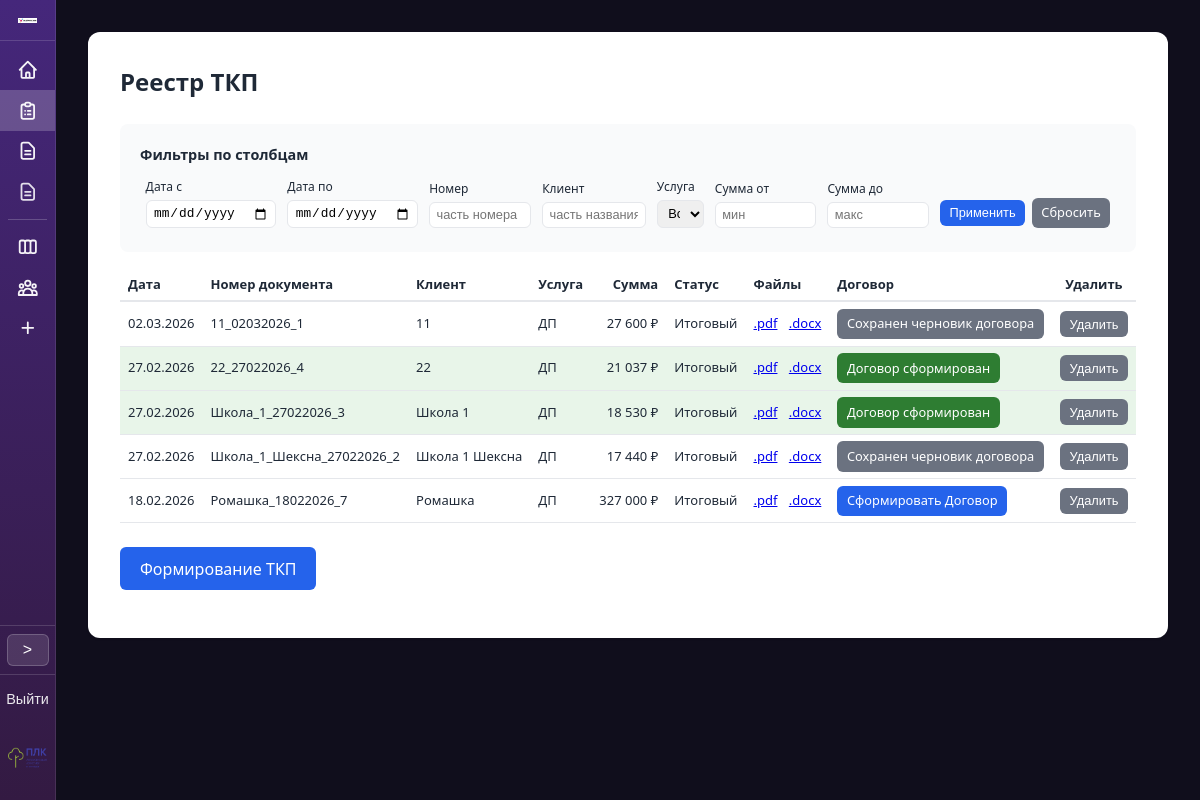
Screenshot of /table/ (signed in) with the database file from the repository.
### proposals/models.py (models this page shows, shortened)
class TKPRecord(models.Model):
    STATUS_DRAFT = 'draft'
    STATUS_FINAL = 'final'
    STATUS_CHOICES = [
        (STATUS_DRAFT, 'Черновик'),
        (STATUS_FINAL, 'Итоговый'),
    ]
    date = models.DateField('Дата')
    number = models.CharField('Номер документа', max_length=150, unique=True)
    client = models.CharField('Клиент', max_length=255, blank=True)
    service = models.CharField('Услуга', max_length=255)
    sum_total = models.DecimalField('Сумма', max_digits=15, decimal_places=2, default=0)
    room = models.TextField('Параметры объекта / помещение', blank=True)
    s = models.CharField('Площадь / количество', max_length=100, blank=True)
    text = models.TextField('Произвольный текст из ТКП', blank=True)
    status = models.CharField(
        'Статус',
        max_length=20,
        choices=STATUS_CHOICES,
        default=STATUS_FINAL,
    )
    notes = models.TextField('Заметки по сделке', blank=True, default='')
    created_at = models.DateTimeField('Создано', auto_now_add=True)
    class Meta:
        verbose_name = 'Запись ТКП'
        verbose_name_plural = 'Записи ТКП'
        ordering = ['-created_at']

### proposals/views.py (the view, shortened to what this page needs)
# urls.py: path('table/', views.table_view, name='table'),
@login_required
@require_http_methods(['GET', 'POST'])
def table_view(request):
    records = TKPRecord.objects.all()
    date_from = request.GET.get('date_from', '').strip()
    date_to = request.GET.get('date_to', '').strip()
    number = request.GET.get('number', '').strip()
    client = request.GET.get('client', '').strip()
    service = request.GET.get('service', '').strip()
    sum_min = request.GET.get('sum_min', '').strip()
    sum_max = request.GET.get('sum_max', '').strip()
    if date_from:
        try:
            d = datetime.strptime(date_from, '%Y-%m-%d').date()
            records = records.filter(date__gte=d)
        except ValueError:
            pass
    if date_to:
        try:
            d = datetime.strptime(date_to, '%Y-%m-%d').date()
            records = records.filter(date__lte=d)
        except ValueError:
            pass
    if number:
        records = records.filter(number__icontains=number)
    if client:
        records = records.filter(client__icontains=client)
    if service:
        records = records.filter(service=service)
    if sum_min:
        try:
            records = records.filter(sum_total__gte=Decimal(sum_min.replace(',', '.')))
        except (ValueError, Exception):
            pass
    if sum_max:
        try:
            records = records.filter(sum_total__lte=Decimal(sum_max.replace(',', '.')))
        except (ValueError, Exception):
            pass
    services = list(TKPRecord.objects.values_list('service', flat=True).distinct().order_by('service'))
    contract_template_by_service = SERVICE_TO_CONTRACT_TEMPLATE
    contract_by_tkp = {
        c.tkp_id: c
        for c in ContractRecord.objects.filter(
            status=ContractRecord.STATUS_FINAL, tkp__isnull=False
        ).select_related('tkp')
    }
    contract_draft_by_tkp = {
        c.tkp_id: c
        for c in ContractRecord.objects.filter(
            status=ContractRecord.STATUS_DRAFT, tkp__isnull=False
        ).select_related('tkp')
    }
    context = {
        'records': records,
        'filters': {
            'date_from': date_from,
            'date_to': date_to,
            'number': number,
            'client': client,
            'service': service,
            'sum_min': sum_min,
            'sum_max': sum_max,
        },
        'services_list': services,
        'contract_template_by_service': contract_template_by_service,
        'contract_by_tkp': contract_by_tkp,
        'contract_draft_by_tkp': contract_draft_by_tkp,
    }
    return render(request, 'proposals/table.html', context)

### proposals/templatetags/proposal_filters.py (called while the page is built)
@register.filter
def get_item(d, key):
    if d is None:
        return None
    return d.get(key) if hasattr(d, 'get') else None

@register.filter
def format_price(value):
    if value is None:
        return ''
    try:
        s = str(int(value))
    except (ValueError, TypeError):
        return str(value)
    n = len(s)
    if n <= 3:
        return s
    r = n % 3 or 3
    result = s[:r]
    for i in range(r, n, 3):
        result += ' ' + s[i:i + 3]
    return result

### proposals/templates/proposals/table.html (shortened to what this page needs)
{% extends "proposals/base.html" %}
{% load proposal_filters %}
{% block container_extra_class %}container--wide{% endblock %}
{% block content %}
<div style="overflow-x: auto;">
<h1>Реестр ТКП</h1>
<form method="get" action="{% url 'proposals:table' %}" class="summary" style="margin-bottom: 1rem;">
    <p style="margin: 0 0 0.5rem; font-weight: 600; font-size: 0.9rem;">Фильтры по столбцам</p>
    <table class="table-filters" style="width: 100%; border-collapse: collapse; font-size: 0.8rem;">
        <tr>
            <td style="padding: 0.25rem 0.35rem; vertical-align: bottom;">
                <label for="id_date_from" style="font-size: 0.75rem;">Дата с</label>
                <input type="date" name="date_from" id="id_date_from" value="{{ filters.date_from }}" style="margin: 0; padding: 0.3rem 0.4rem; font-size: 0.8rem;">
            </td>
            <td style="padding: 0.25rem 0.35rem; vertical-align: bottom;">
                <label for="id_date_to" style="font-size: 0.75rem;">Дата по</label>
                <input type="date" name="date_to" id="id_date_to" value="{{ filters.date_to }}" style="margin: 0; padding: 0.3rem 0.4rem; font-size: 0.8rem;">
            </td>
            <td style="padding: 0.25rem 0.35rem; vertical-align: bottom;">
                <label for="id_number" style="font-size: 0.75rem;">Номер</label>
                <input type="text" name="number" id="id_number" value="{{ filters.number }}" placeholder="часть номера" style="margin: 0; padding: 0.3rem 0.4rem; font-size: 0.8rem; width: 100%;">
            </td>
            <td style="padding: 0.25rem 0.35rem; vertical-align: bottom;">
                <label for="id_client" style="font-size: 0.75rem;">Клиент</label>
                <input type="text" name="client" id="id_client" value="{{ filters.client }}" placeholder="часть названия" style="margin: 0; padding: 0.3rem 0.4rem; font-size: 0.8rem; width: 100%;">
            </td>
            <td style="padding: 0.25rem 0.35rem; vertical-align: bottom;">
                <label for="id_service" style="font-size: 0.75rem;">Услуга</label>
                <select name="service" id="id_service" style="margin: 0; padding: 0.3rem 0.4rem; font-size: 0.8rem; width: 100%;">
                    <option value="">Все</option>
                </select>
            </td>
            <td style="padding: 0.25rem 0.35rem; vertical-align: bottom;">
                <label for="id_sum_min" style="font-size: 0.75rem;">Сумма от</label>
                <input type="text" name="sum_min" id="id_sum_min" value="{{ filters.sum_min }}" placeholder="мин" style="margin: 0; padding: 0.3rem 0.4rem; font-size: 0.8rem; width: 100%;">
            </td>
            <td style="padding: 0.25rem 0.35rem; vertical-align: bottom;">
                <label for="id_sum_max" style="font-size: 0.75rem;">Сумма до</label>
                <input type="text" name="sum_max" id="id_sum_max" value="{{ filters.sum_max }}" placeholder="макс" style="margin: 0; padding: 0.3rem 0.4rem; font-size: 0.8rem; width: 100%;">
            </td>
            <td style="padding: 0.25rem 0.35rem; vertical-align: bottom; white-space: nowrap;">
                <button type="submit" class="btn btn-sm">Применить</button>
                <a href="{% url 'proposals:table' %}" class="btn btn-secondary btn-sm" style="margin-left: 0.2rem;">Сбросить</a>
            </td>
        </tr>
    </table>
</form>
<table class="table-tkp-list" style="width: 100%; border-collapse: collapse; margin-top: 1rem; font-size: 0.8125rem;">
    <thead>
        <tr style="border-bottom: 2px solid var(--border);">
            <th style="text-align: left; padding: 0.4rem 0.5rem;">Дата</th>
            <th style="text-align: left; padding: 0.4rem 0.5rem;">Номер документа</th>
            <th style="text-align: left; padding: 0.4rem 0.5rem;">Клиент</th>
            <th style="text-align: left; padding: 0.4rem 0.5rem;">Услуга</th>
            <th style="text-align: right; padding: 0.4rem 0.5rem;">Сумма</th>
            <th style="text-align: left; padding: 0.4rem 0.5rem;">Статус</th>
            <th style="text-align: left; padding: 0.4rem 0.5rem;">Файлы</th>
            <th style="text-align: left; padding: 0.4rem 0.5rem;">Договор</th>
            <th style="text-align: center; padding: 0.4rem 0.5rem; width: 5rem;">Удалить</th>
        </tr>
    </thead>
    <tbody>
        {% for r in records %}
        {% with contract_for_row=contract_by_tkp|get_item:r.pk contract_draft_for_row=contract_draft_by_tkp|get_item:r.pk %}
        <tr class="{% if r.status == 'draft' %}tkp-row-draft{% elif contract_for_row %}tkp-row-with-contract{% endif %}" style="border-bottom: 1px solid var(--border);">
            <td style="padding: 0.4rem 0.5rem;">{{ r.date|date:"d.m.Y" }}</td>
            <td style="padding: 0.4rem 0.5rem;">
                {% if r.status == 'draft' %}
                <a href="{% if r.service == 'Комплексное ТКП' %}{% url 'proposals:complex_form' %}?draft_id={{ r.pk }}{% else %}{% url 'proposals:form' %}?draft_id={{ r.pk }}{% endif %}">{{ r.number }}</a>
                {% else %}
                {{ r.number }}
                {% endif %}
            </td>
            <td style="padding: 0.4rem 0.5rem;">{{ r.client|default:"—" }}</td>
            <td style="padding: 0.4rem 0.5rem;">{{ r.service }}</td>
            <td style="padding: 0.4rem 0.5rem; text-align: right;">{{ r.sum_total|format_price }} ₽</td>
            <td style="padding: 0.4rem 0.5rem;">{{ r.get_status_display|default:"Итоговый" }}</td>
            <td style="padding: 0.4rem 0.5rem;">
                {% if r.status == 'draft' %}—{% else %}
                <a href="{% url 'proposals:download_file' 'pdf' %}?f={{ r.number|urlencode }}" class="table-file-link">.pdf</a>
                <a href="{% url 'proposals:download_file' 'docx' %}?f={{ r.number|urlencode }}" class="table-file-link">.docx</a>
                {% endif %}
            </td>
            <td style="padding: 0.4rem 0.5rem;">
                {% if r.status == 'draft' %}—{% elif contract_for_row %}
                <a href="#" class="btn btn-sm btn-contract-done" data-contract-card="{% url 'proposals:contract_card' contract_for_row.pk %}">Договор сформирован</a>
                {% elif contract_draft_for_row %}
                <a href="{% url 'proposals:contract_form' r.pk %}?contract_draft_id={{ contract_draft_for_row.pk }}" class="btn btn-sm btn-contract-draft">Сохранен черновик договора</a>
                {% elif r.service in contract_template_by_service %}
                <a href="{% url 'proposals:contract_form' r.pk %}" class="btn btn-sm">Сформировать Договор</a>
                {% else %}
                —
                {% endif %}
            </td>
            <td style="padding: 0.4rem 0.5rem; text-align: center;">
                <form method="post" action="{% url 'proposals:table' %}{% if request.GET %}?{{ request.GET.urlencode }}{% endif %}" style="display: inline;" onsubmit="return confirm('Удалить эту запись и файлы ТКП?');">
                    <button type="submit" class="btn btn-secondary btn-sm">Удалить</button>
                </form>
            </td>
        </tr>
        {% endwith %}
        {% empty %}
        <tr>
            <td colspan="9" style="padding: 0.75rem; color: var(--text-muted); font-size: 0.8125rem;">Нет сформированных ТКП</td>
        </tr>
        {% endfor %}
    </tbody>
</table>
<p style="margin-top: 1.5rem;">
    <a href="{% url 'proposals:form' %}" class="btn">Формирование ТКП</a>
</p>
{% endblock %}

### proposals/templates/proposals/base.html (style rules this page uses)
:root { --bg: #100E1C; --card: #fff; --primary: #2563eb; --primary-hover: #1d4ed8; --text: #1f2937; --text-muted: #6b7280; --border: #e5e7eb; --success: #059669; --sidebar-w: 56px; --sidebar-w-expanded: 248px; --sidebar-gradient: linear-gradient(180deg, #45277B 0%, #331A42 100%); }
* { box-sizing: border-box; }
body { font-family: system-ui, -apple-system, sans-serif; background: var(--bg); color: var(--text); margin: 0; line-height: 1.5; }
h1 { font-size: 1.5rem; margin: 0 0 1.5rem; color: var(--text); }
label { display: block; font-weight: 500; margin-bottom: 0.25rem; color: var(--text); }
input, select, textarea { width: 100%; padding: 0.5rem 0.75rem; border: 1px solid var(--border); border-radius: 6px; font-size: 1rem; margin-bottom: 1rem; }
button, .btn { display: inline-block; padding: 0.6rem 1.25rem; background: var(--primary); color: white; border: none; border-radius: 6px; font-size: 1rem; cursor: pointer; text-decoration: none; }
.btn-secondary { background: var(--text-muted); }
.summary { background: #f9fafb; border-radius: 8px; padding: 1.25rem; margin-bottom: 1.5rem; }

### proposals/templates/proposals/table.html (style rules this page uses)
.btn-sm { padding: 0.35rem 0.6rem; font-size: 0.8rem; }
.table-file-link { margin-right: 0.5rem; }
.table-file-link:last-of-type { margin-right: 0; }
.tkp-row-with-contract { background-color: #e8f5e9; }
.btn-contract-done { background-color: #2e7d32; color: #fff; border-color: #2e7d32; }
.btn-contract-draft { background-color: #6b7280; color: #fff; border-color: #6b7280; }

### rows the page displays
TKPRecord: date "02.03.2026", number "11_02032026_1", client "11", service "ДП", sum_total "27 600", status "Итоговый"
TKPRecord: date "27.02.2026", number "22_27022026_4", client "22", service "ДП", sum_total "21 037", status "Итоговый", shows "Договор сформирован"
TKPRecord: date "27.02.2026", number "Школа_1_27022026_3", client "Школа 1", service "ДП", sum_total "18 530", status "Итоговый", shows "Договор сформирован"
TKPRecord: date "27.02.2026", number "Школа_1_Шексна_27022026_2", client "Школа 1 Шексна", service "ДП", sum_total "17 440", status "Итоговый"
TKPRecord: date "18.02.2026", number "Ромашка_18022026_7", client "Ромашка", service "ДП", sum_total "327 000", status "Итоговый", shows "Сформировать Договор"
